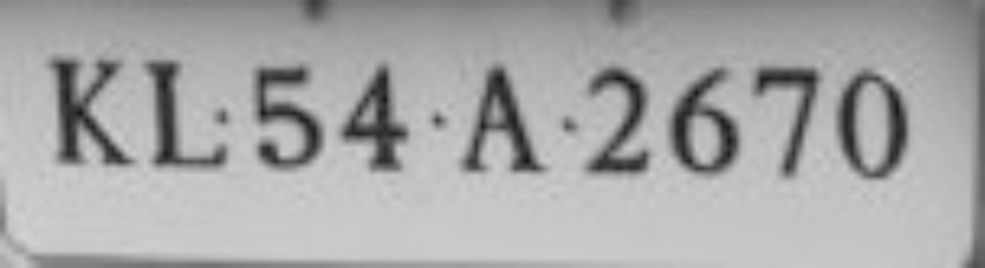
#> input picture 01-Automatic traffic control using computer vision/experiments/new7weeee4.jpg, 985 x 268 px
$ python deblurmyway.py
#> lines starting #> are read from the running program, lines starting #| are printed output that depends on the picture; after the words box and inside, x2 and y2 are one past the last pixel; in counts of white or black regions, pixels touching at a corner belong together
import cv2
import numpy as np
img=cv2.imread('new7weeee4.jpg',0)
#> img is the input picture: shape (268, 985); min 20, max 213, mean 167.1
cv2.imshow('image1',img)
kernel=np.array([[-1,-1,-1],[-1,9,-1],[-1,-1,-1]])
img=cv2.filter2D(img,-1,kernel)
cv2.imshow('imshow2',img)
img_as_array=np.asarray(img)
#print(img_as_array)

h=len(img_as_array)#height of the image
#> h = 268
w=len(img_as_array[0])#width of the image
#> w = 985
#print(img_as_array[0])
#print(height,width)

for i in range(h):
    for j in range(w):
        if img_as_array[i][j]<110:
            img_as_array[i][j]=0
        elif img_as_array[i][j]>=110:
            img_as_array[i][j]=255
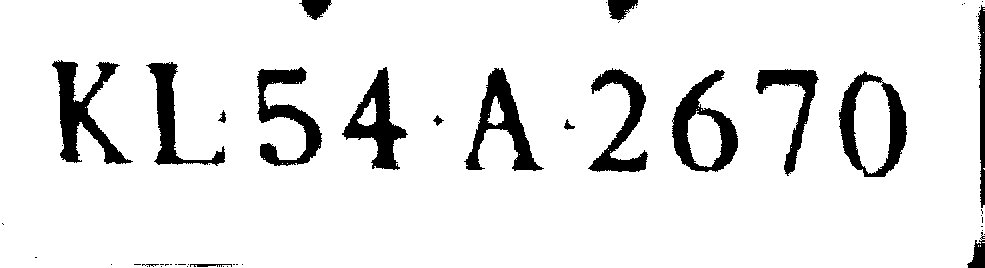
#> img_as_array: shape (268, 985); 90.7% white; 59 black regions (41 under 20 px), largest, box (x1, y1, x2, y2) and area: (52, 60, 133, 164) 2997, (839, 71, 907, 177) 2664, (672, 70, 738, 172) 2628
#print(img_as_array)
cv2.imshow('image',img_as_array)
cv2.imwrite('newimproved7weeee4.jpg',img_as_array)
cv2.waitKey(0)
cv2.destroyAllWindows()

$ run again, with 01-Automatic traffic control using computer vision/experiments/new10_12.jpg copied over 01-Automatic traffic control using computer vision/experiments/new7weeee4.jpg
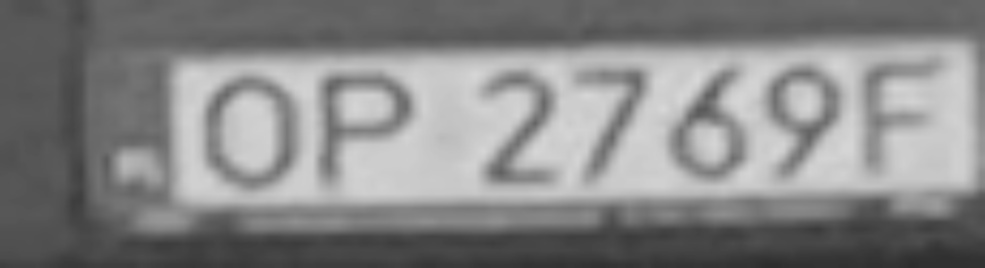
#> input picture 01-Automatic traffic control using computer vision/experiments/new10_12.jpg, 985 x 268 px
#> img is the input picture: shape (268, 985); min 45, max 216, mean 133.8
#> h = 268
#> w = 985
#> after the loop `for i in range(h):`:
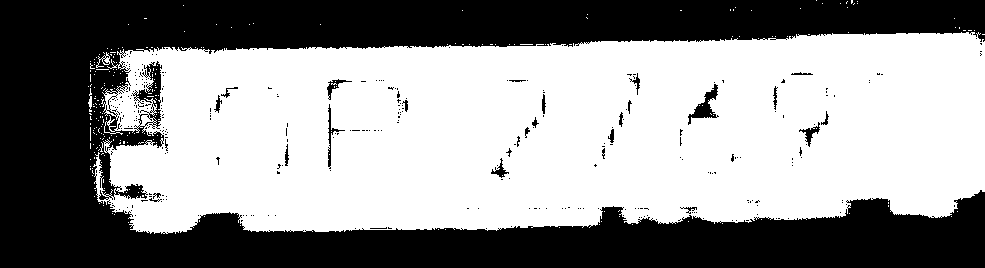
#> img_as_array: shape (268, 985); 57.8% white; 316 black regions (291 under 20 px), largest, box (x1, y1, x2, y2) and area: (0, 0, 985, 268) 109062, (688, 84, 719, 125) 415, (328, 104, 345, 169) 175
